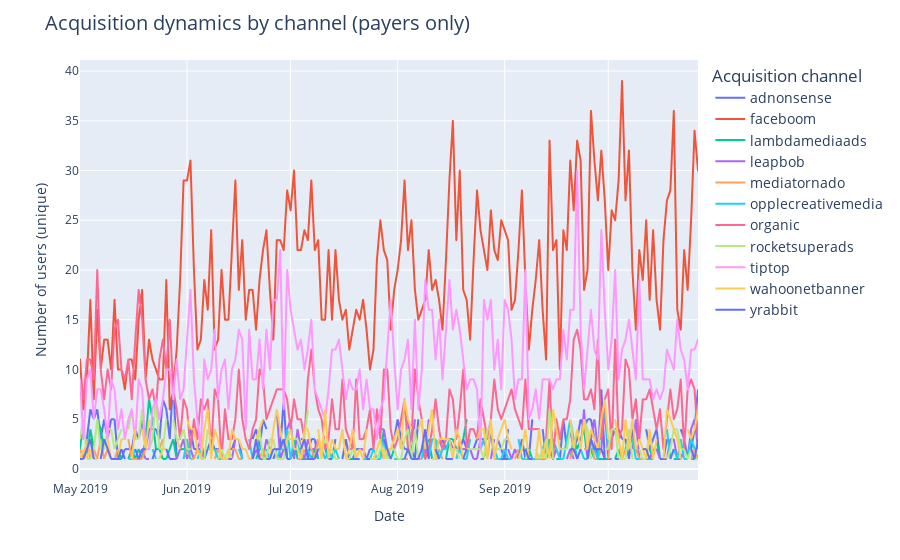
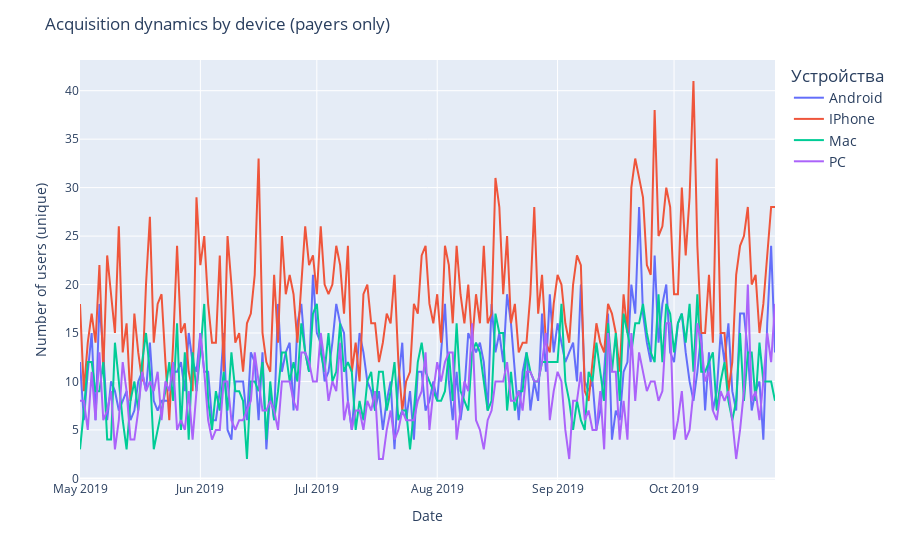

Source (notebook cell) for these figures, in order:
### Code cell
# acquisition charts (by device, channel and region), payers only
items = ['channel', 'device', 'region']
for item in items:
    pt = profiles.query('payer == True').pivot_table(
    index='dt',  
    columns=item,
    values='user_id',
    aggfunc='nunique'
)
    fig = px.line(pt)
    fig.update_layout(title=f'Acquisition dynamics by channel (payers only)', 
                      title_font={'size':20}, legend_font={'size':14},
                     xaxis_title='Date', yaxis_title='Number of users (unique)')
    if item == 'device':
        newnames = {'android': 'Android', 'iphone': 'IPhone', 'mac': 'Mac', 'pc': 'PC'}
        fig.for_each_trace(lambda t: t.update(name = newnames[t.name]))
        fig.update_layout(title='Acquisition dynamics by device (payers only)', legend_title='Устройства')
    elif item == 'region':
        newnames = {'france': 'France', 'germany': 'Germany', 'united states': 'USA', 'uk': 'UK'}
        fig.for_each_trace(lambda t: t.update(name = newnames[t.name]))
        fig.update_layout(title='Acquisition dynamics by region (payers only)', legend_title='Region')
    elif item == 'channel':
        fig.update_layout(legend_title='Acquisition channel')
    fig.show()

### Figure 1 — Plotly figure (JSON) as saved in the notebook; plotly's stock layout.template omitted (floating-point values rounded to 4 significant figures; data arrays with more than 128 entries replaced by an {"elided": "..."} marker saying what was removed)
{"data": [{"hovertemplate": "channel=adnonsense<br>dt=%{x}<br>value=%{y}<extra></extra>", "legendgroup": "adnonsense", "line": {"color": "#636efa", "dash": "solid"}, "marker": {"symbol": "circle"}, "mode": "lines", "name": "adnonsense", "showlegend": true, "type": "scattergl", "x": {"elided": "180 str values"}, "xaxis": "x", "y": {"elided": "180 int values"}, "yaxis": "y"}, {"hovertemplate": "channel=faceboom<br>dt=%{x}<br>value=%{y}<extra></extra>", "legendgroup": "faceboom", "line": {"color": "#EF553B", "dash": "solid"}, "marker": {"symbol": "circle"}, "mode": "lines", "name": "faceboom", "showlegend": true, "type": "scattergl", "x": {"elided": "180 str values"}, "xaxis": "x", "y": {"elided": "180 int values"}, "yaxis": "y"}, {"hovertemplate": "channel=lambdamediaads<br>dt=%{x}<br>value=%{y}<extra></extra>", "legendgroup": "lambdamediaads", "line": {"color": "#00cc96", "dash": "solid"}, "marker": {"symbol": "circle"}, "mode": "lines", "name": "lambdamediaads", "showlegend": true, "type": "scattergl", "x": {"elided": "180 str values"}, "xaxis": "x", "y": {"elided": "180 int values"}, "yaxis": "y"}, {"hovertemplate": "channel=leapbob<br>dt=%{x}<br>value=%{y}<extra></extra>", "legendgroup": "leapbob", "line": {"color": "#ab63fa", "dash": "solid"}, "marker": {"symbol": "circle"}, "mode": "lines", "name": "leapbob", "showlegend": true, "type": "scattergl", "x": {"elided": "180 str values"}, "xaxis": "x", "y": {"elided": "180 int values"}, "yaxis": "y"}, {"hovertemplate": "channel=mediatornado<br>dt=%{x}<br>value=%{y}<extra></extra>", "legendgroup": "mediatornado", "line": {"color": "#FFA15A", "dash": "solid"}, "marker": {"symbol": "circle"}, "mode": "lines", "name": "mediatornado", "showlegend": true, "type": "scattergl", "x": {"elided": "180 str values"}, "xaxis": "x", "y": {"elided": "180 int values"}, "yaxis": "y"}, {"hovertemplate": "channel=opplecreativemedia<br>dt=%{x}<br>value=%{y}<extra></extra>", "legendgroup": "opplecreativemedia", "line": {"color": "#19d3f3", "dash": "solid"}, "marker": {"symbol": "circle"}, "mode": "lines", "name": "opplecreativemedia", "showlegend": true, "type": "scattergl", "x": {"elided": "180 str values"}, "xaxis": "x", "y": {"elided": "180 int values"}, "yaxis": "y"}, {"hovertemplate": "channel=organic<br>dt=%{x}<br>value=%{y}<extra></extra>", "legendgroup": "organic", "line": {"color": "#FF6692", "dash": "solid"}, "marker": {"symbol": "circle"}, "mode": "lines", "name": "organic", "showlegend": true, "type": "scattergl", "x": {"elided": "180 str values"}, "xaxis": "x", "y": {"elided": "180 int values"}, "yaxis": "y"}, {"hovertemplate": "channel=rocketsuperads<br>dt=%{x}<br>value=%{y}<extra></extra>", "legendgroup": "rocketsuperads", "line": {"color": "#B6E880", "dash": "solid"}, "marker": {"symbol": "circle"}, "mode": "lines", "name": "rocketsuperads", "showlegend": true, "type": "scattergl", "x": {"elided": "180 str values"}, "xaxis": "x", "y": {"elided": "180 int values"}, "yaxis": "y"}, {"hovertemplate": "channel=tiptop<br>dt=%{x}<br>value=%{y}<extra></extra>", "legendgroup": "tiptop", "line": {"color": "#FF97FF", "dash": "solid"}, "marker": {"symbol": "circle"}, "mode": "lines", "name": "tiptop", "showlegend": true, "type": "scattergl", "x": {"elided": "180 str values"}, "xaxis": "x", "y": {"elided": "180 int values"}, "yaxis": "y"}, {"hovertemplate": "channel=wahoonetbanner<br>dt=%{x}<br>value=%{y}<extra></extra>", "legendgroup": "wahoonetbanner", "line": {"color": "#FECB52", "dash": "solid"}, "marker": {"symbol": "circle"}, "mode": "lines", "name": "wahoonetbanner", "showlegend": true, "type": "scattergl", "x": {"elided": "180 str values"}, "xaxis": "x", "y": {"elided": "180 int values"}, "yaxis": "y"}, {"hovertemplate": "channel=yrabbit<br>dt=%{x}<br>value=%{y}<extra></extra>", "legendgroup": "yrabbit", "line": {"color": "#636efa", "dash": "solid"}, "marker": {"symbol": "circle"}, "mode": "lines", "name": "yrabbit", "showlegend": true, "type": "scattergl", "x": {"elided": "180 str values"}, "xaxis": "x", "y": {"elided": "180 int values"}, "yaxis": "y"}], "layout": {"legend": {"font": {"size": 14}, "title": {"text": "Acquisition channel"}, "tracegroupgap": 0}, "margin": {"t": 60}, "title": {"font": {"size": 20}, "text": "Acquisition dynamics by channel (payers only)"}, "xaxis": {"anchor": "y", "domain": [0, 1], "title": {"text": "Date"}}, "yaxis": {"anchor": "x", "domain": [0, 1], "title": {"text": "Number of users (unique)"}}}}

### Figure 2 — Plotly figure (JSON) as saved in the notebook; plotly's stock layout.template omitted (floating-point values rounded to 4 significant figures; data arrays with more than 128 entries replaced by an {"elided": "..."} marker saying what was removed)
{"data": [{"hovertemplate": "device=android<br>dt=%{x}<br>value=%{y}<extra></extra>", "legendgroup": "android", "line": {"color": "#636efa", "dash": "solid"}, "marker": {"symbol": "circle"}, "mode": "lines", "name": "Android", "orientation": "v", "showlegend": true, "type": "scatter", "x": {"elided": "180 str values"}, "xaxis": "x", "y": {"elided": "180 int values"}, "yaxis": "y"}, {"hovertemplate": "device=iphone<br>dt=%{x}<br>value=%{y}<extra></extra>", "legendgroup": "iphone", "line": {"color": "#EF553B", "dash": "solid"}, "marker": {"symbol": "circle"}, "mode": "lines", "name": "IPhone", "orientation": "v", "showlegend": true, "type": "scatter", "x": {"elided": "180 str values"}, "xaxis": "x", "y": {"elided": "180 int values"}, "yaxis": "y"}, {"hovertemplate": "device=mac<br>dt=%{x}<br>value=%{y}<extra></extra>", "legendgroup": "mac", "line": {"color": "#00cc96", "dash": "solid"}, "marker": {"symbol": "circle"}, "mode": "lines", "name": "Mac", "orientation": "v", "showlegend": true, "type": "scatter", "x": {"elided": "180 str values"}, "xaxis": "x", "y": {"elided": "180 int values"}, "yaxis": "y"}, {"hovertemplate": "device=pc<br>dt=%{x}<br>value=%{y}<extra></extra>", "legendgroup": "pc", "line": {"color": "#ab63fa", "dash": "solid"}, "marker": {"symbol": "circle"}, "mode": "lines", "name": "PC", "orientation": "v", "showlegend": true, "type": "scatter", "x": {"elided": "180 str values"}, "xaxis": "x", "y": {"elided": "180 int values"}, "yaxis": "y"}], "layout": {"legend": {"font": {"size": 14}, "title": {"text": "Устройства"}, "tracegroupgap": 0}, "margin": {"t": 60}, "title": {"text": "Acquisition dynamics by device (payers only)"}, "xaxis": {"anchor": "y", "domain": [0, 1], "title": {"text": "Date"}}, "yaxis": {"anchor": "x", "domain": [0, 1], "title": {"text": "Number of users (unique)"}}}}
